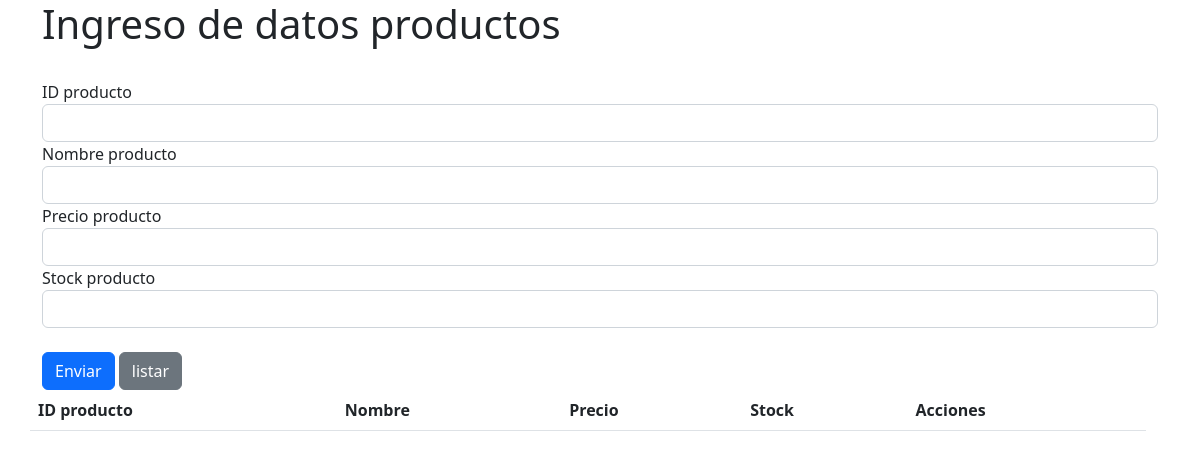
The app's page /api/, older data.
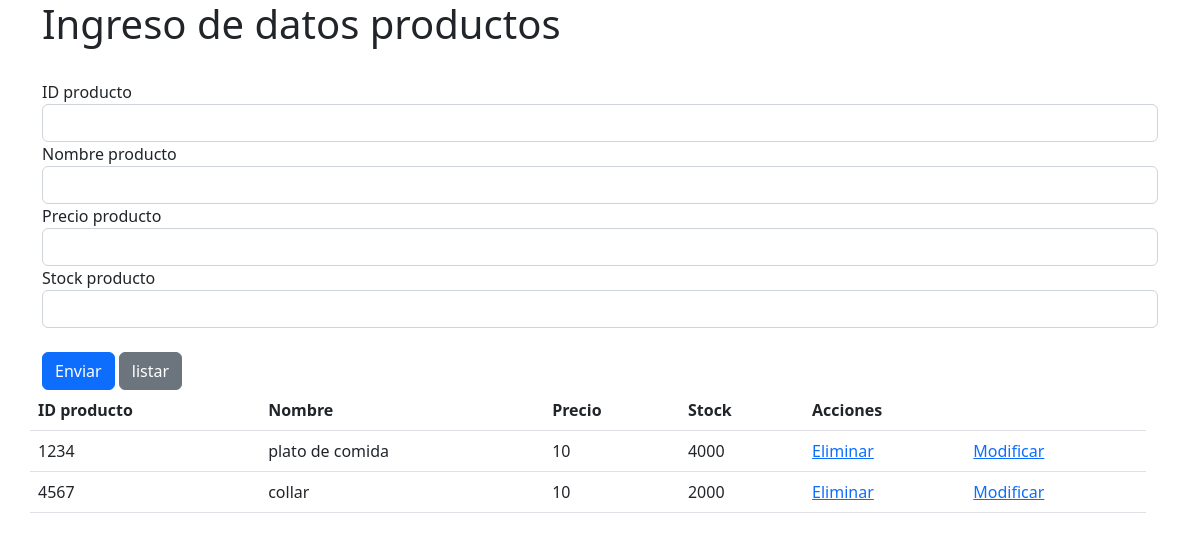
The same page, newer data.
### frontend/models.py (models this page shows, shortened)
class Producto(models.Model):
    idProducto = models.IntegerField(primary_key=True, verbose_name='ID Producto')
    nombre= models.CharField(max_length=30, verbose_name='Nombre')
    precio = models.IntegerField(verbose_name='Precio')
    stock = models.IntegerField(verbose_name='Stock')

### frontend/views.py (the view)
# urls.py: 2. Add a URL to urlpatterns:  path('', views.home, name='home')
def home(request):
    v_producto=Producto.objects.all()
    datos={'producto': v_producto}
    return render(request, 'index.html', datos)

### frontend/templates/index.html (shortened to what this page needs)
<!DOCTYPE html>
<html lang="en">
<head>
    <link href="https://cdn.jsdelivr.net/npm/bootstrap@5.2.0-beta1/dist/css/bootstrap.min.css" rel="stylesheet">
</head>
<body>
    <div class="container">
        <div class="row">
            <h1>Ingreso de datos productos</h1>
        </div>
        <br>
        <div class="row">
            <form method="post" action="/guardarProducto/" id="formulario">
                <div class="form-group">
                    <label for="idproducto">ID producto</label>
                    <input type="number" id="idproducto" name="idproducto" class="form-control">
                </div>
                <div class="form-group">
                    <label for="nombre">Nombre producto</label>
                    <input type="text" id="nombre" name="nombre" class="form-control">
                </div>
                <div class="form-group">
                    <label for="precio">Precio producto</label>
                    <input type="number" id="precio" name="precio" class="form-control">
                </div>
                <div class="form-group">
                    <label for="stock">Stock producto</label>
                    <input type="number" id="stock" name="stock" class="form-control">
                </div>
                <br>
                <div class="form-group">
                    <input type="submit" class="btn btn-primary" id="enviar" value="Enviar">
                    <input type="submit" class="btn btn-secondary" id="listar" value="listar">
            </div>
            </form>
        <br><br>
        <div class="row">
            <table class="table table-stripped">
                <th>ID producto</th>
                <th>Nombre</th>
                <th>Precio</th>
                <th>Stock</th>
                <th colspan="2">Acciones</th>
                {% for p in producto%}
                <tr>
                    <td>{{p.idProducto}}</td>
                    <td>{{p.nombre}}</td>
                    <td>{{p.stock}}</td>
                    <td>{{p.precio}}</td>
                    <td><a href="eliminarProducto/{{p.idproducto}}">Eliminar</a></td>
                    <td><a href="modificarProducto/{{p.idproducto}}">Modificar</a></td>
                </tr>
                {%endfor%}
            </table>
        </div>
    </div>
</body>
</html>

Row changes from the older to the newer data that the page shows:
added Producto: idProducto "1234", nombre "plato de comida", stock "10", precio "4000"
added Producto: idProducto "4567", nombre "collar", stock "10", precio "2000"
